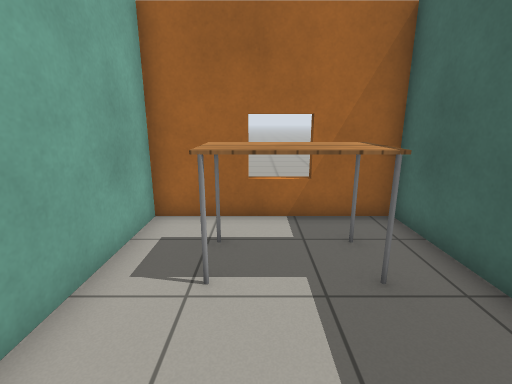
View 1 (above)

16 first-person views from a walk through a Gazebo world. The camera is 1.2 m above the floor, tilts 14° down and sees 85° across. The floor is counted in squares, 0.5 m on a side. Each view is taken from the middle of a square. On the plan, view 1 faces up. The plan holds only what a view shows up to about 18 squares ahead; the rest is blank. Gazebo's built-in surfaces are drawn with simple patterns.

View 2
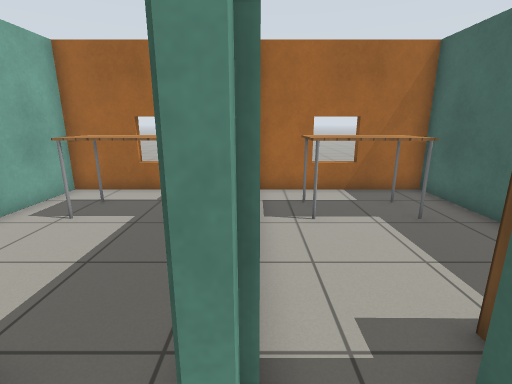

View 3
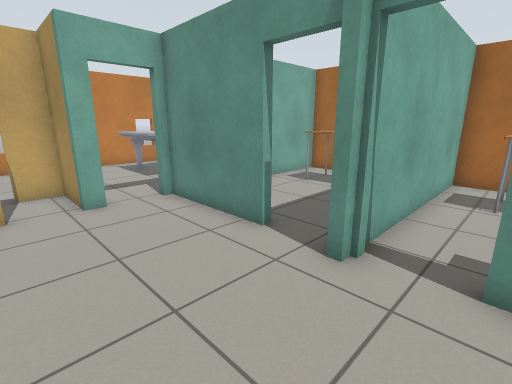

View 4
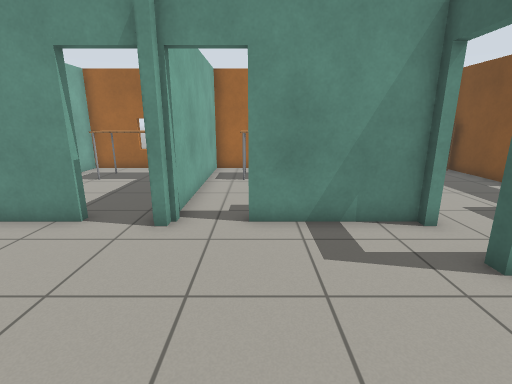

View 5
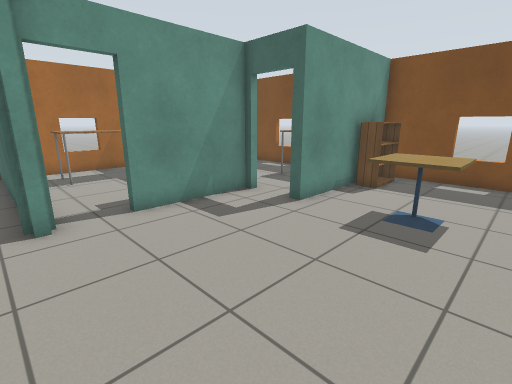

View 6
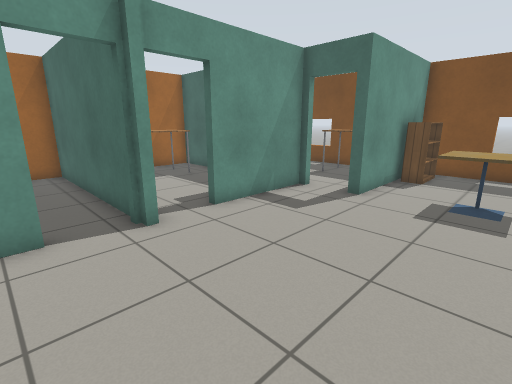

View 7
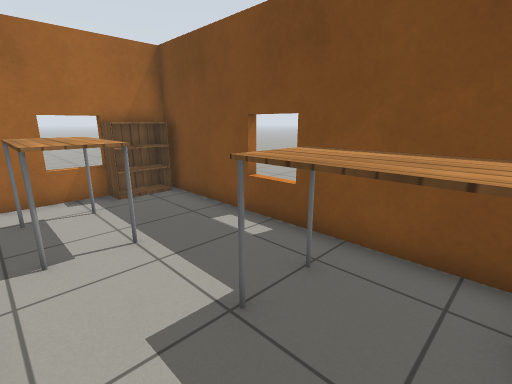

View 8
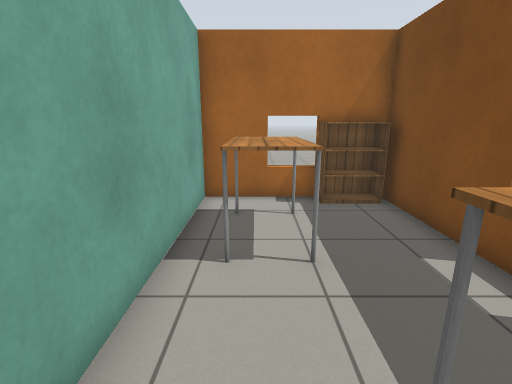

View 9
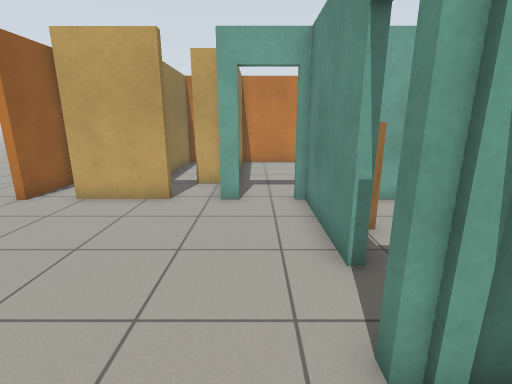

View 10
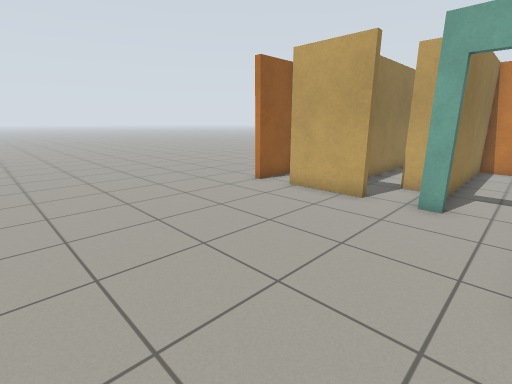

View 11
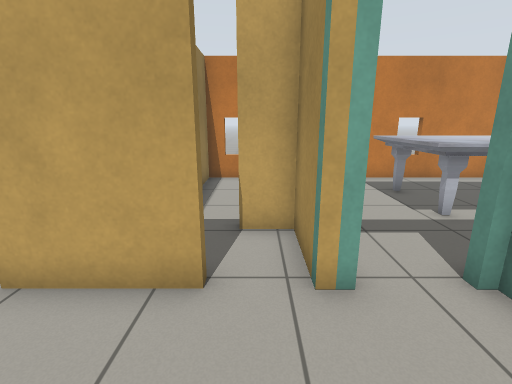

View 12
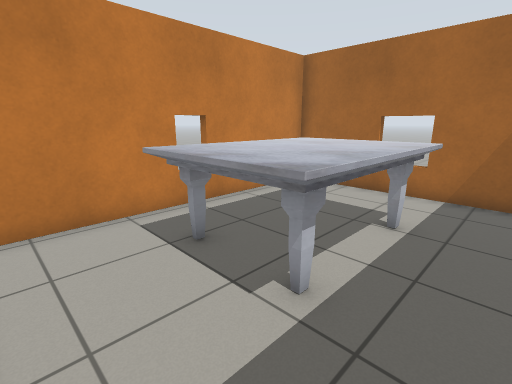

View 13
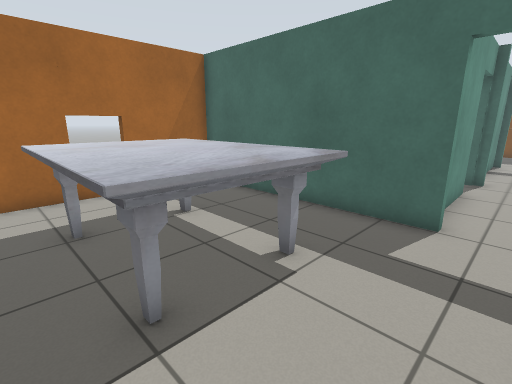

View 14
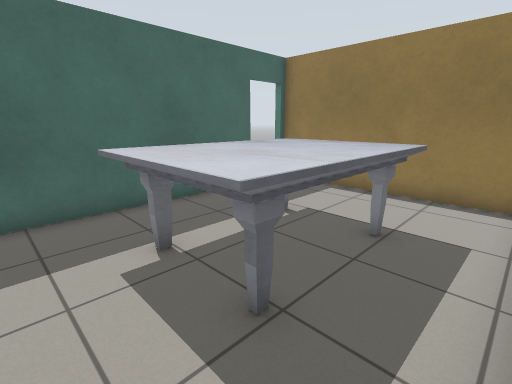

View 15
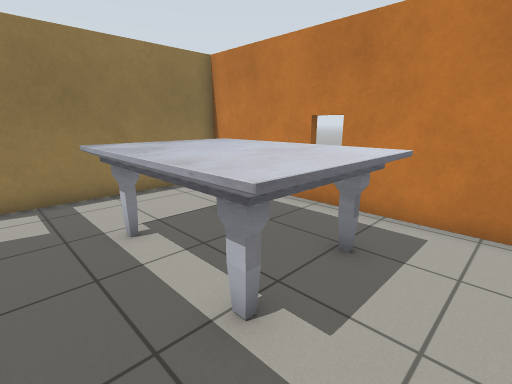

View 16
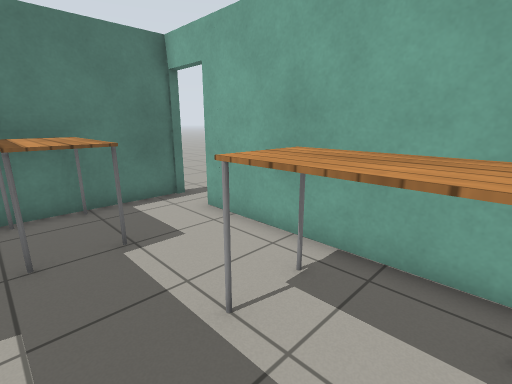

### Floor plan
Ten units are one square. View 1 is at (0, 0); x grows to the right and y downward. Boxes are objects, and circles mark ways between rooms. Rooms are numbered by the first view taken in them; rooms with no view inside come last. Other rooms are left out.
<svg viewBox="-118 -80 284 175">
<path fill="none" stroke="#000" d="M36 18 36 -70 -26 -70 -26 -6M39 18 36 18M18 14 -28 14M-26 57 -26 89M65 14 58 14M-26 35 -26 40 -51 40 -51 54M100 19 100 14 84 14M161 86 161 40 100 40 100 36M144 -70 103 -70 103 17M161 31 161 -70M100 36 149 36M-30 17 -30 -70 -113 -70 -113 38 -29 38M100 -34 100 -70 39 -70 39 18M-113 50 -113 71 -60 71"/>
<rect x="-15" y="-5" width="10" height="20" fill="#bbb"><title>bookshelf</title></rect>
<rect x="-15" y="-55" width="40" height="20" fill="#bbb"><title>table</title></rect>
<rect x="95" y="55" width="20" height="30" fill="#bbb"><title>cafe table</title></rect>
<rect x="135" y="45" width="20" height="10" fill="#bbb"><title>bookshelf</title></rect>
<rect x="115" y="-55" width="20" height="30" fill="#bbb"><title>table</title></rect>
<rect x="125" y="5" width="20" height="30" fill="#bbb"><title>table</title></rect>
<rect x="135" y="-75" width="20" height="20" fill="#bbb"><title>bookshelf</title></rect>
<rect x="-95" y="-45" width="40" height="60" fill="#bbb"><title>marble table</title></rect>
<rect x="55" y="-55" width="30" height="20" fill="#bbb"><title>table</title></rect>
<rect x="65" y="-5" width="20" height="20" fill="#bbb"><title>bookshelf</title></rect>
<circle cx="35" cy="10" r="3" fill="#2a7"/>
<circle cx="100" cy="25" r="3" fill="#2a7"/>
<circle cx="-30" cy="25" r="3" fill="#2a7"/>
<circle cx="-50" cy="60" r="3" fill="#2a7"/>
<text x="0" y="-30">1</text>
<text x="40" y="80">2</text>
<text x="130" y="-20">3</text>
<text x="-80" y="-20">4</text>
<text x="70" y="-30">5</text>
<text x="-80" y="60">6</text>
</svg>
Room 1 opens to room 2. Room 2 opens to room 3. Room 2 opens to room 4. Room 2 opens to room 6.

Where each view was taken, in squares from view 1:
view 1: 0 up, 0 right, facing up
view 2: 3 down, 4 right, facing up
view 3: 6 down, 6 right, facing up-left
view 4: 8 down, 6 right, facing up
view 5: 9 down, 3 right, facing up-right
view 6: 8 down, 1 right, facing up-right
view 7: 3 down, 11 right, facing up-right
view 8: 2 down, 12 right, facing up
view 9: 3 down, 6 right, facing left
view 10: 2 down, 6 right, facing down-left
view 11: 5 down, 1 right, facing left
view 12: 3 down, 4 left, facing up-left
view 13: 3 down, 10 left, facing up-right
view 14: 6 up, 11 left, facing down-right
view 15: 6 up, 4 left, facing down-left
view 16: 5 up, 15 right, facing down-left
